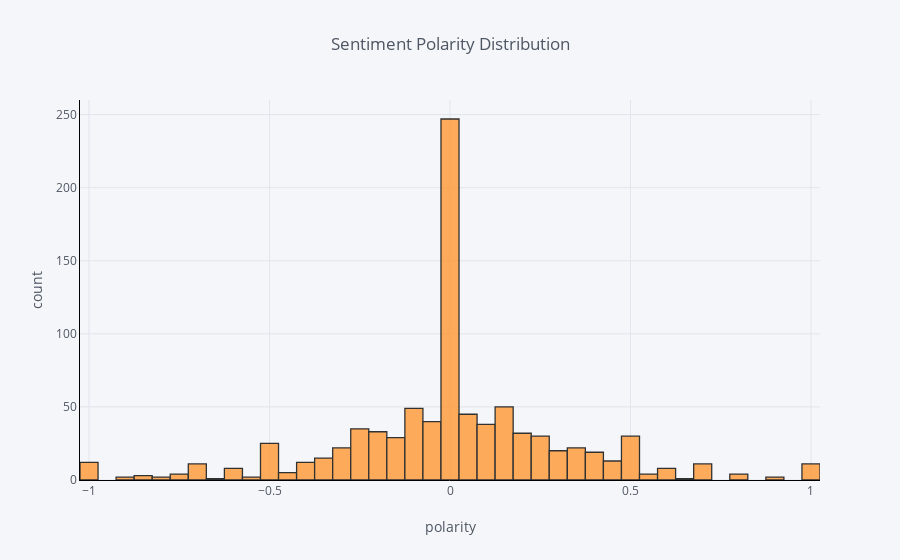

Source (notebook cell):
### Code cell
from plotly.offline import iplot
import cufflinks as cf
cf.go_offline()
cf.set_config_file(offline=False, world_readable=True)

df['polarity'].iplot(
    kind='hist',
    bins=50,
    xTitle='polarity',
    linecolor='black',
    yTitle='count',
    title='Sentiment Polarity Distribution')

### Figure 1 — Plotly figure (JSON) as saved in the notebook; plotly's stock layout.template omitted (floating-point values rounded to 4 significant figures; data arrays with more than 128 entries replaced by an {"elided": "..."} marker saying what was removed)
{"data": [{"histfunc": "count", "histnorm": "", "marker": {"color": "rgba(255, 153, 51, 1.0)", "line": {"color": "#000000", "width": 1.3}}, "name": "polarity", "nbinsx": 50, "opacity": 0.8, "orientation": "v", "type": "histogram", "uid": "fac3549b-8123-44ca-a8c2-ee4a71a63d3b", "x": {"elided": "897 float values"}}], "layout": {"barmode": "overlay", "legend": {"bgcolor": "#F5F6F9", "font": {"color": "#4D5663"}}, "paper_bgcolor": "#F5F6F9", "plot_bgcolor": "#F5F6F9", "title": {"font": {"color": "#4D5663"}, "text": "Sentiment Polarity Distribution"}, "xaxis": {"gridcolor": "#E1E5ED", "linecolor": "black", "showgrid": true, "tickfont": {"color": "#4D5663"}, "title": {"font": {"color": "#4D5663"}, "text": "polarity"}, "zerolinecolor": "#E1E5ED"}, "yaxis": {"gridcolor": "#E1E5ED", "linecolor": "black", "showgrid": true, "tickfont": {"color": "#4D5663"}, "title": {"font": {"color": "#4D5663"}, "text": "count"}, "zerolinecolor": "#E1E5ED"}}}
